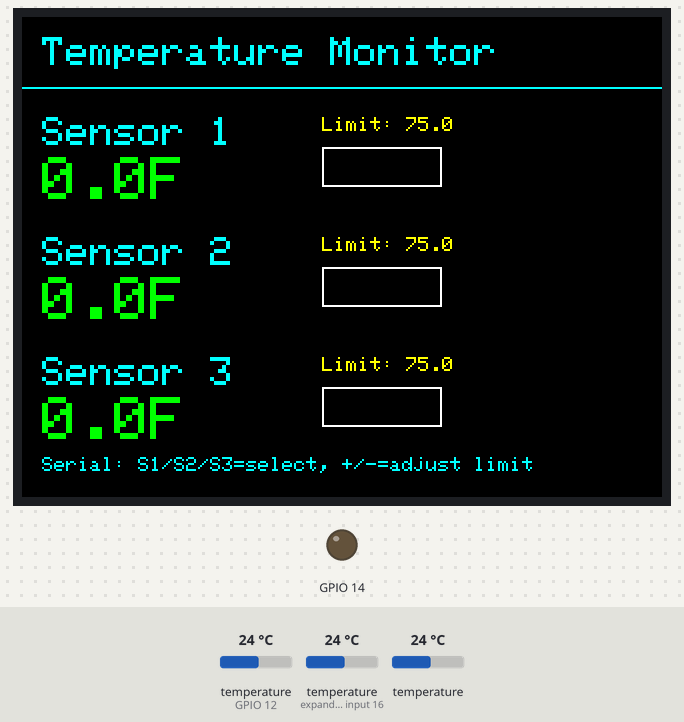
Simulated run of this sketch. Board: ESP8266 (NodeMCU). Shown: 320×240 colour display, output pins drawn as LEDs (lit = HIGH). Dashed ring = blinking. Inputs (shaded band) come from the test bench; at power-on: temperature (sensors on GPIO 12, expander input 16) 24 °C, temperature 24 °C. What the sketch prints to the serial monitor is not drawn.

Above: at 4.4 s.
4.5 s: temperature (sensor on GPIO 12) set to 12 °C
7.2 s: temperature (sensor on expander input 16) set to 12 °C
At 9.1 s:
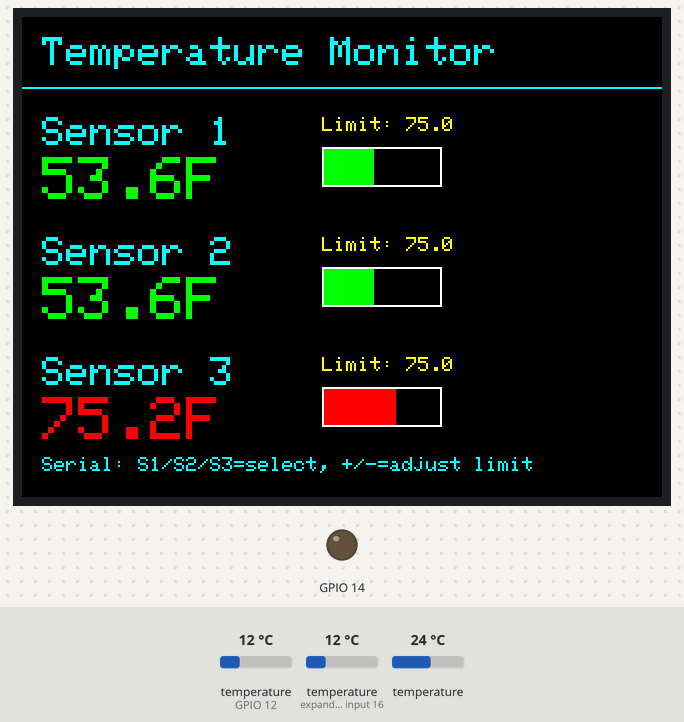
9.9 s: temperature (sensor 212) set to 12 °C
At 12.2 s:
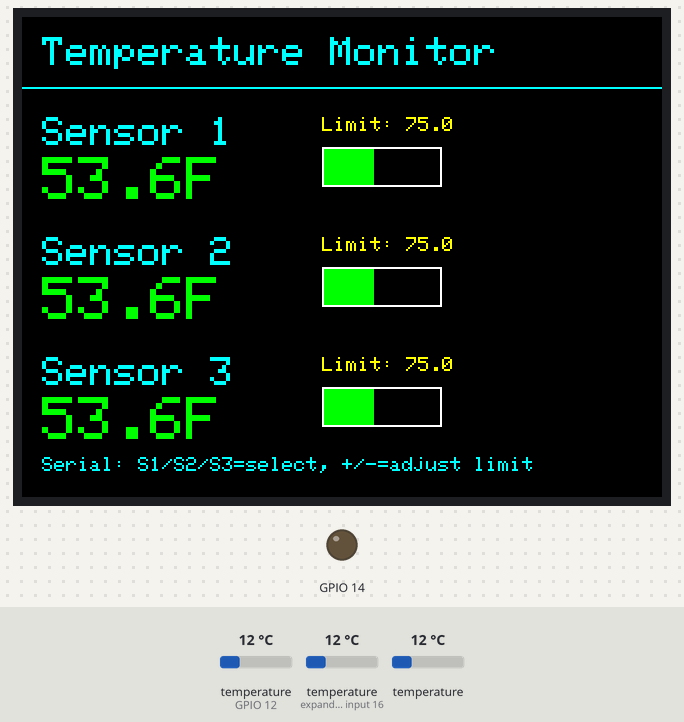
14.4 s: temperature (sensor on GPIO 12) set to 28 °C
At 15.44 s:
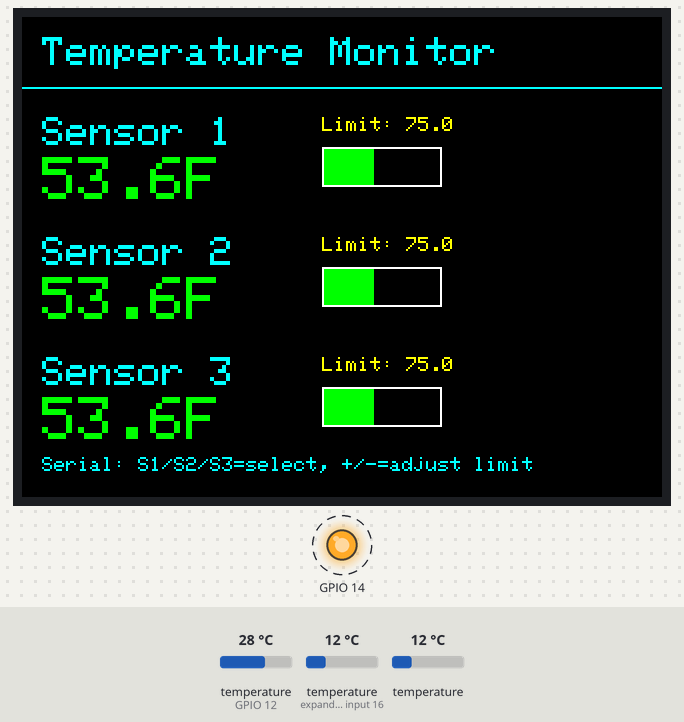
17.4 s: temperature (sensor on expander input 16) set to 28 °C
At 19.05 s:
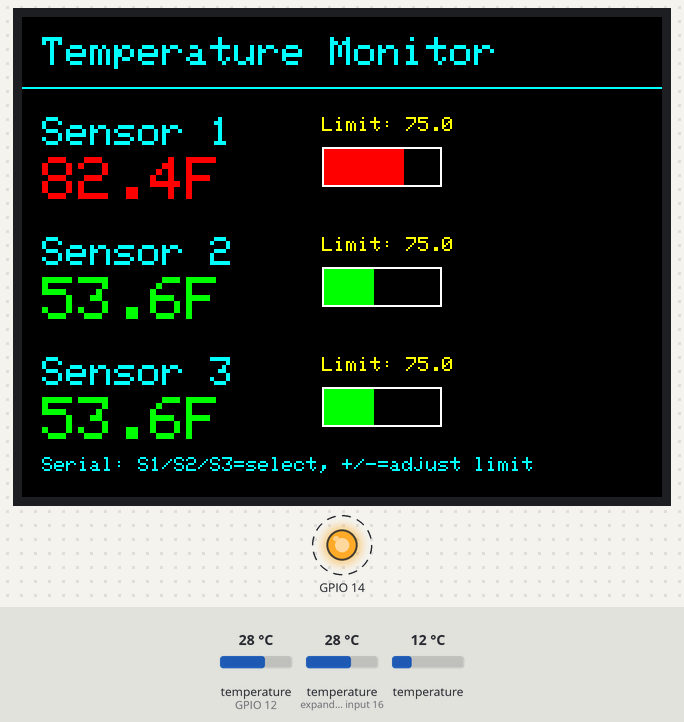
21.0 s: temperature (sensor 212) set to 19 °C
At 24.0 s:
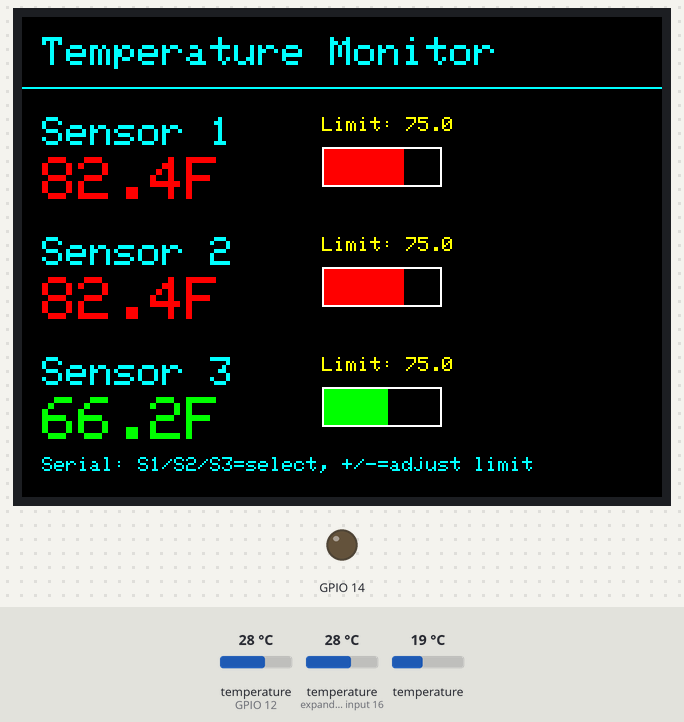
Timing chart, 0 to 25.1 s (numbered marks = the images above; inputs shaded):
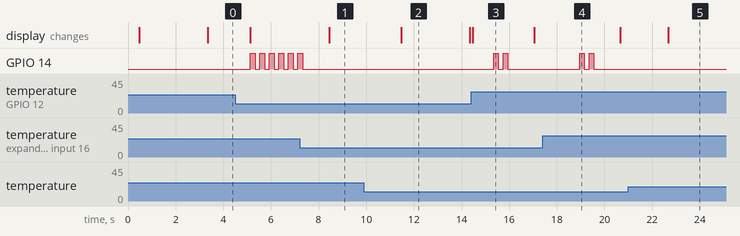

Measured:
- after the input at 7.2 s, the display: changes after 1.2 s (image 1)
- after the input at 9.9 s, the display: changes after 1.6 s (image 2)
- after the input at 14.4 s, GPIO 14: alternates HIGH for 0.20 s and LOW for 0.20 s, 4 changes in all, then stays LOW, starting after 0.95 s
- after the input at 17.4 s, GPIO 14: alternates HIGH for 0.20 s and LOW for 0.20 s, 4 changes in all, then stays LOW, starting after 1.6 s
- after the input at 21.0 s, the display: changes after 1.7 s (image 5)
- what the display in image 2 shows lasts 2.8 s, from 11.5 s to 14.3 s
- what the display in image 3 shows lasts 2.6 s, from 14.5 s to 17.1 s

The sketch:

temp_sensor_display.ino
```cpp
#include <OneWire.h>
#include <DallasTemperature.h>
#include <MCUFRIEND_kbv.h>
#include <Adafruit_GFX.h>

// Pin definitions
#define ONE_WIRE_PIN D12           // DS18B20 data pin
#define BUZZER_PIN D13            // Buzzer alarm pin

// Display object (mcufriend_kbv auto-detects)
MCUFRIEND_kbv tft;

// OneWire and temperature sensor setup
OneWire oneWire(ONE_WIRE_PIN);
DallasTemperature sensors(&oneWire);
DeviceAddress sensor1, sensor2, sensor3;

// Temperature thresholds and readings
float tempReadings[3] = {0, 0, 0};
float tempLimits[3] = {75, 75, 75};  // Default limits in Fahrenheit
bool alarmTriggered[3] = {false, false, false};

// UI state
int selectedSensor = 0;  // 0, 1, or 2
bool adjustingLimit = false;
unsigned long lastTempRead = 0;
unsigned long lastDisplay = 0;
const unsigned long TEMP_READ_INTERVAL = 1000;    // Read temp every 1 second
const unsigned long DISPLAY_UPDATE_INTERVAL = 500; // Update display every 500ms

// Color definitions
#define COLOR_BLACK 0x0000
#define COLOR_WHITE 0xFFFF
#define COLOR_GREEN 0x07E0
#define COLOR_RED 0xF800
#define COLOR_YELLOW 0xFFE0
#define COLOR_CYAN 0x07FF
#define COLOR_BLUE 0x001F

void setup() {
  Serial.begin(115200);
  delay(100);

  Serial.println("\n\nTemp Sensor Display Initializing...");

  // Initialize pins
  pinMode(BUZZER_PIN, OUTPUT);
  digitalWrite(BUZZER_PIN, LOW);

  // Initialize TFT display (mcufriend_kbv auto-detects)
  uint16_t ID = tft.readID();
  Serial.print("Display ID: 0x");
  Serial.println(ID, HEX);

  tft.begin(ID);
  tft.setRotation(1);  // Landscape mode
  tft.fillScreen(COLOR_BLACK);

  Serial.print("Display size: ");
  Serial.print(tft.width());
  Serial.print("x");
  Serial.println(tft.height());

  // Initialize temperature sensors
  sensors.begin();

  // Get addresses of sensors
  if (!sensors.getAddress(sensor1, 0)) {
    Serial.println("Unable to find address for Device 0");
  }
  if (!sensors.getAddress(sensor2, 1)) {
    Serial.println("Unable to find address for Device 1");
  }
  if (!sensors.getAddress(sensor3, 2)) {
    Serial.println("Unable to find address for Device 2");
  }

  // Set resolution to 12 bits
  sensors.setResolution(sensor1, 12);
  sensors.setResolution(sensor2, 12);
  sensors.setResolution(sensor3, 12);

  // Draw initial screen
  drawBootScreen();
  delay(2000);

  // Request first temperature read
  sensors.requestTemperatures();
  lastTempRead = millis();

  Serial.println("Setup complete!");
}

void loop() {
  unsigned long currentMillis = millis();

  // Read temperatures at interval
  if (currentMillis - lastTempRead >= TEMP_READ_INTERVAL) {
    readTemperatures();
    sensors.requestTemperatures();  // Request next reading
    lastTempRead = currentMillis;
  }

  // Update display at interval
  if (currentMillis - lastDisplay >= DISPLAY_UPDATE_INTERVAL) {
    updateDisplay();
    lastDisplay = currentMillis;
  }

  // Check for alarms
  checkAlarms();

  // Handle serial input
  if (Serial.available()) {
    handleSerialInput();
  }
}

void readTemperatures() {
  // Convert Celsius to Fahrenheit
  float c1 = sensors.getTempC(sensor1);
  float c2 = sensors.getTempC(sensor2);
  float c3 = sensors.getTempC(sensor3);

  // Only update if valid reading
  if (c1 > -127 && c1 < 85) tempReadings[0] = (c1 * 9.0 / 5.0) + 32.0;
  if (c2 > -127 && c2 < 85) tempReadings[1] = (c2 * 9.0 / 5.0) + 32.0;
  if (c3 > -127 && c3 < 85) tempReadings[2] = (c3 * 9.0 / 5.0) + 32.0;

  Serial.print("Temp 1: ");
  Serial.print(tempReadings[0], 1);
  Serial.print("F, Temp 2: ");
  Serial.print(tempReadings[1], 1);
  Serial.print("F, Temp 3: ");
  Serial.print(tempReadings[2], 1);
  Serial.println("F");
}

void updateDisplay() {
  tft.fillScreen(COLOR_BLACK);

  // Draw title
  tft.setTextColor(COLOR_CYAN, COLOR_BLACK);
  tft.setTextSize(2);
  tft.setCursor(10, 10);
  tft.println("Temperature Monitor");

  // Draw horizontal line
  tft.drawLine(0, 35, tft.width(), 35, COLOR_CYAN);

  // Draw temperature display for each sensor
  int startY = 50;
  int sensorSpacing = 60;

  for (int i = 0; i < 3; i++) {
    drawSensorDisplay(i, 10, startY + (i * sensorSpacing));
  }

  // Draw control instructions at bottom
  drawControlPanel();
}

void drawSensorDisplay(int sensorNum, int x, int y) {
  // Sensor label
  tft.setTextColor(COLOR_CYAN, COLOR_BLACK);
  tft.setTextSize(2);
  tft.setCursor(x, y);
  tft.print("Sensor ");
  tft.println(sensorNum + 1);

  // Temperature reading
  uint16_t tempColor = (tempReadings[sensorNum] > tempLimits[sensorNum]) ? COLOR_RED : COLOR_GREEN;
  tft.setTextColor(tempColor, COLOR_BLACK);
  tft.setTextSize(3);
  tft.setCursor(x, y + 20);
  tft.print(tempReadings[sensorNum], 1);
  tft.println("F");

  // Limit indicator
  tft.setTextColor(COLOR_YELLOW, COLOR_BLACK);
  tft.setTextSize(1);
  tft.setCursor(x + 140, y);
  tft.print("Limit: ");
  tft.println(tempLimits[sensorNum], 1);

  // Bar graph
  drawBarGraph(sensorNum, x + 140, y + 15);
}

void drawBarGraph(int sensorNum, int x, int y) {
  int barWidth = 60;
  int barHeight = 20;
  float maxTemp = 120.0;

  // Draw bar background
  tft.drawRect(x, y, barWidth, barHeight, COLOR_WHITE);

  // Calculate bar fill
  float percentage = tempReadings[sensorNum] / maxTemp;
  if (percentage > 1.0) percentage = 1.0;
  if (percentage < 0) percentage = 0;

  int fillWidth = (int)(barWidth * percentage);
  uint16_t barColor = (tempReadings[sensorNum] > tempLimits[sensorNum]) ? COLOR_RED : COLOR_GREEN;

  // Draw filled portion
  if (fillWidth > 0) {
    tft.fillRect(x + 1, y + 1, fillWidth - 1, barHeight - 2, barColor);
  }
}

void drawControlPanel() {
  tft.setTextColor(COLOR_CYAN, COLOR_BLACK);
  tft.setTextSize(1);
  tft.setCursor(10, tft.height() - 20);
  tft.println("Serial: S1/S2/S3=select, +/-=adjust limit");
}

void drawBootScreen() {
  tft.fillScreen(COLOR_BLACK);
  tft.setTextColor(COLOR_CYAN, COLOR_BLACK);
  tft.setTextSize(3);
  tft.setCursor(40, 100);
  tft.println("Temperature");
  tft.setCursor(60, 140);
  tft.println("Monitor");
  tft.setTextSize(2);
  tft.setCursor(50, 200);
  tft.println("Initializing...");
}

void checkAlarms() {
  for (int i = 0; i < 3; i++) {
    if (tempReadings[i] > tempLimits[i]) {
      if (!alarmTriggered[i]) {
        alarmTriggered[i] = true;
        triggerAlarm();
        Serial.print("ALARM: Sensor ");
        Serial.print(i + 1);
        Serial.print(" exceeded limit! ");
        Serial.print(tempReadings[i], 1);
        Serial.print("F > ");
        Serial.print(tempLimits[i], 1);
        Serial.println("F");
      }
    } else {
      if (alarmTriggered[i]) {
        alarmTriggered[i] = false;
        digitalWrite(BUZZER_PIN, LOW);
        Serial.print("Alarm cleared for Sensor ");
        Serial.println(i + 1);
      }
    }
  }
}

void triggerAlarm() {
  // Buzzer pattern: beep beep
  for (int i = 0; i < 2; i++) {
    digitalWrite(BUZZER_PIN, HIGH);
    delay(200);
    digitalWrite(BUZZER_PIN, LOW);
    delay(200);
  }
}

void handleSerialInput() {
  char cmd = Serial.read();

  if (cmd == 'S' || cmd == 's') {
    // Skip whitespace
    while (Serial.available() && Serial.peek() == ' ') Serial.read();

    int sensor = Serial.parseInt();
    if (sensor >= 1 && sensor <= 3) {
      selectedSensor = sensor - 1;
      adjustingLimit = true;
      Serial.print("Selected Sensor ");
      Serial.println(sensor);
      Serial.println("Use + to increase limit, - to decrease limit");
    }
  }
  else if (cmd == '+' && adjustingLimit) {
    tempLimits[selectedSensor] += 1.0;
    Serial.print("New limit for Sensor ");
    Serial.print(selectedSensor + 1);
    Serial.print(": ");
    Serial.print(tempLimits[selectedSensor], 1);
    Serial.println("F");
  }
  else if (cmd == '-' && adjustingLimit) {
    tempLimits[selectedSensor] -= 1.0;
    Serial.print("New limit for Sensor ");
    Serial.print(selectedSensor + 1);
    Serial.print(": ");
    Serial.print(tempLimits[selectedSensor], 1);
    Serial.println("F");
  }
}
```
